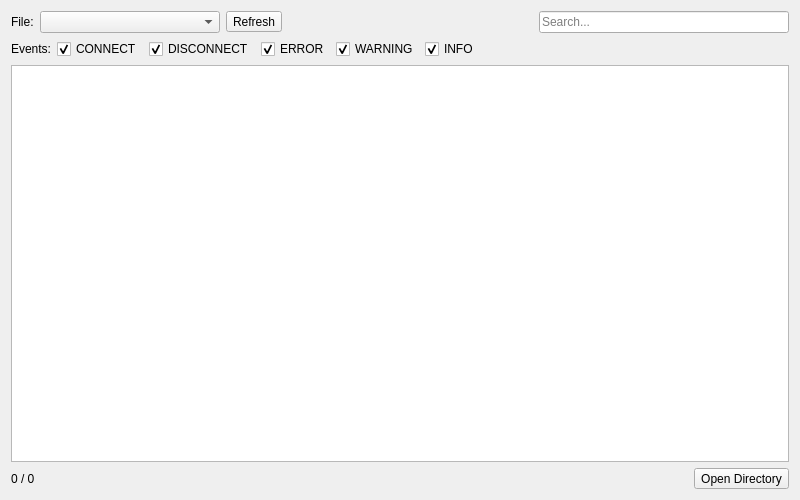
<?xml version="1.0" encoding="UTF-8"?>
<ui version="4.0">
 <class>SecurityLogDialog</class>
 <widget class="QDialog" name="SecurityLogDialog">
  <property name="geometry">
   <rect>
    <x>0</x>
    <y>0</y>
    <width>800</width>
    <height>500</height>
   </rect>
  </property>
  <property name="windowTitle">
   <string>Security Log</string>
  </property>
  <layout class="QVBoxLayout" name="layout_main">
   <item>
    <layout class="QHBoxLayout" name="layout_top">
     <item>
      <widget class="QLabel" name="label_file">
       <property name="text">
        <string>File:</string>
       </property>
      </widget>
     </item>
     <item>
      <widget class="QComboBox" name="combo_file">
       <property name="sizePolicy">
        <sizepolicy hsizetype="Preferred" vsizetype="Fixed">
         <horstretch>0</horstretch>
         <verstretch>0</verstretch>
        </sizepolicy>
       </property>
       <property name="minimumSize">
        <size>
         <width>180</width>
         <height>0</height>
        </size>
       </property>
      </widget>
     </item>
     <item>
      <widget class="QToolButton" name="button_refresh">
       <property name="text">
        <string>Refresh</string>
       </property>
      </widget>
     </item>
     <item>
      <spacer name="spacer_top">
       <property name="orientation">
        <enum>Qt::Orientation::Horizontal</enum>
       </property>
       <property name="sizeHint" stdset="0">
        <size>
         <width>20</width>
         <height>20</height>
        </size>
       </property>
      </spacer>
     </item>
     <item>
      <widget class="QLineEdit" name="edit_search">
       <property name="minimumSize">
        <size>
         <width>200</width>
         <height>0</height>
        </size>
       </property>
       <property name="placeholderText">
        <string>Search...</string>
       </property>
       <property name="clearButtonEnabled">
        <bool>true</bool>
       </property>
      </widget>
     </item>
    </layout>
   </item>
   <item>
    <layout class="QHBoxLayout" name="layout_filters">
     <item>
      <widget class="QLabel" name="label_filters">
       <property name="text">
        <string>Events:</string>
       </property>
      </widget>
     </item>
     <item>
      <widget class="QCheckBox" name="check_connect">
       <property name="text">
        <string>CONNECT</string>
       </property>
       <property name="checked">
        <bool>true</bool>
       </property>
      </widget>
     </item>
     <item>
      <widget class="QCheckBox" name="check_disconnect">
       <property name="text">
        <string>DISCONNECT</string>
       </property>
       <property name="checked">
        <bool>true</bool>
       </property>
      </widget>
     </item>
     <item>
      <widget class="QCheckBox" name="check_error">
       <property name="text">
        <string>ERROR</string>
       </property>
       <property name="checked">
        <bool>true</bool>
       </property>
      </widget>
     </item>
     <item>
      <widget class="QCheckBox" name="check_warning">
       <property name="text">
        <string>WARNING</string>
       </property>
       <property name="checked">
        <bool>true</bool>
       </property>
      </widget>
     </item>
     <item>
      <widget class="QCheckBox" name="check_info">
       <property name="text">
        <string>INFO</string>
       </property>
       <property name="checked">
        <bool>true</bool>
       </property>
      </widget>
     </item>
     <item>
      <spacer name="spacer_filters">
       <property name="orientation">
        <enum>Qt::Orientation::Horizontal</enum>
       </property>
       <property name="sizeHint" stdset="0">
        <size>
         <width>40</width>
         <height>20</height>
        </size>
       </property>
      </spacer>
     </item>
    </layout>
   </item>
   <item>
    <widget class="QTableView" name="table">
     <property name="focusPolicy">
      <enum>Qt::FocusPolicy::NoFocus</enum>
     </property>
     <property name="editTriggers">
      <set>QAbstractItemView::EditTrigger::NoEditTriggers</set>
     </property>
     <property name="showDropIndicator" stdset="0">
      <bool>false</bool>
     </property>
     <property name="alternatingRowColors">
      <bool>false</bool>
     </property>
     <property name="selectionMode">
      <enum>QAbstractItemView::SelectionMode::SingleSelection</enum>
     </property>
     <property name="selectionBehavior">
      <enum>QAbstractItemView::SelectionBehavior::SelectRows</enum>
     </property>
     <property name="showGrid">
      <bool>false</bool>
     </property>
     <property name="sortingEnabled">
      <bool>true</bool>
     </property>
     <property name="cornerButtonEnabled">
      <bool>false</bool>
     </property>
     <attribute name="horizontalHeaderStretchLastSection">
      <bool>true</bool>
     </attribute>
     <attribute name="verticalHeaderVisible">
      <bool>false</bool>
     </attribute>
    </widget>
   </item>
   <item>
    <layout class="QHBoxLayout" name="layout_status">
     <item>
      <widget class="QLabel" name="label_count">
       <property name="text">
        <string>0 / 0</string>
       </property>
      </widget>
     </item>
     <item>
      <spacer name="spacer_status">
       <property name="orientation">
        <enum>Qt::Orientation::Horizontal</enum>
       </property>
       <property name="sizeHint" stdset="0">
        <size>
         <width>40</width>
         <height>20</height>
        </size>
       </property>
      </spacer>
     </item>
     <item>
      <widget class="QLabel" name="label_directory">
       <property name="text">
        <string/>
       </property>
       <property name="textInteractionFlags">
        <set>Qt::TextInteractionFlag::TextSelectableByMouse</set>
       </property>
      </widget>
     </item>
     <item>
      <widget class="QToolButton" name="button_open_directory">
       <property name="text">
        <string>Open Directory</string>
       </property>
      </widget>
     </item>
    </layout>
   </item>
  </layout>
 </widget>
 <resources/>
 <connections/>
</ui>
